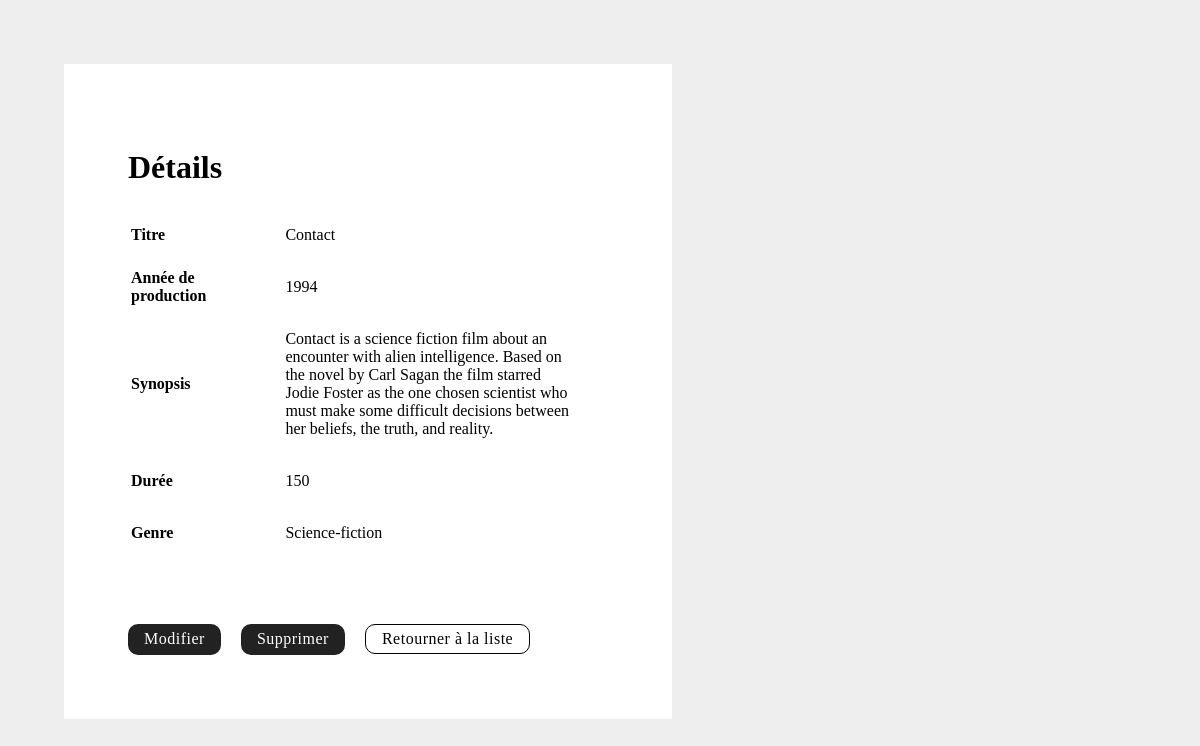
The page /projetFilm/film-show.php?id=4 on the database its author committed.
### tables this page shows
CREATE TABLE `film` (
  `id` int(11) NOT NULL,
  `titre` varchar(300) NOT NULL,
  `anneeProduction` smallint(6) NOT NULL,
  `synopsis` varchar(500) NOT NULL,
  `duree` smallint(6) NOT NULL,
  `genre_id` tinyint(4) NOT NULL
);

CREATE TABLE `genre` (
  `id` tinyint(4) NOT NULL,
  `nom` varchar(50) NOT NULL
);

### projetFilm/class/CRUD.php (called while the page is built, shortened)
<?php
class CRUD extends PDO {
    public function selectId($table, $value, $field = 'id') {
        $sql = "SELECT * FROM $table WHERE $field = '$value'";
        $stmt = $this->query($sql);
        $count = $stmt->rowCount();
        if($count == 1) {
            return $stmt->fetch();
        } else {
            header('Locatoin:index.php');
        }
    }
}
?>

### projetFilm/film-show.php (the view, shortened to what this page needs)
<?php
if(isset($_GET['id']) && $_GET['id'] != null)  {
    $id = $_GET['id'];
} else if (isset($_GET['film_id']) && $_GET['film_id'] != null) {
    $id = $_GET['film_id'];
}
else {
    header('Location:index.php');
}
if($id) {
    require_once('class/CRUD.php');
    $crud = new CRUD;
    $film = $crud->selectId('film', $id);
    extract($film);
    $genre = $crud->selectId('genre', $genre_id);
    $genre_nom = $genre['nom'];
}
?>
<!DOCTYPE html>
<html lang="fr">
<head>
</head>
<body>
    <main>
        <h1>Détails</h1>
        <table>
            <tr>
                <th>Titre</th>
                <td><?=$titre?></td>
            </tr>
            <tr>
                <th>Année de production</th>
                <td><?=$anneeProduction?></td>
            </tr>
            <tr>
                <th>Synopsis</th>
                <td><?=$synopsis?></td>
            </tr>
            <tr>
                <th>Durée</th>
                <td><?=$duree?></td>
            </tr>
            <tr>
                <th>Genre</th>
                <td><?=$genre_nom?></td>
            </tr>
        </table>
        <a class="bouton" href="film-edit.php?id=<?=$id?>">Modifier</a>
        <a class="bouton" href="film-delete.php?id=<?=$id?>">Supprimer</a>
        <a class="bouton bouton--secondaire" href="index.php">Retourner à la liste</a>
    </main>
</body>
</html>

### projetFilm/film-show.php (style rules this page uses)
body { margin:4rem; background-color: #eee; }
main { background-color: #fff; padding: 4rem; width:30rem; }
table { margin-bottom: 2rem; }
th { text-align: left; }
td { max-width:25rem; padding:1rem 2rem; }
.bouton { display:inline-block; margin-top: 2rem; margin-right:1rem; letter-spacing:0.5px; text-decoration:none; color:white; padding:0.4rem 1rem; background-color: #222; border-radius:10px; }
.bouton--secondaire { margin-top: 1.5rem; color: black; padding:0.3rem 1rem; background-color:white; border: 1.5px solid black; }

### rows shown on the page
film: titre "Contact", anneeProduction "1994", synopsis "Contact is a science fiction film about an encounter with alien intelligence. Based on the novel by Carl Sagan the film starred Jodie Foster as the one chosen scientist who must make some difficult decisions between her beliefs, the truth, and reality.", duree "150"
genre: nom "Science-fiction"
